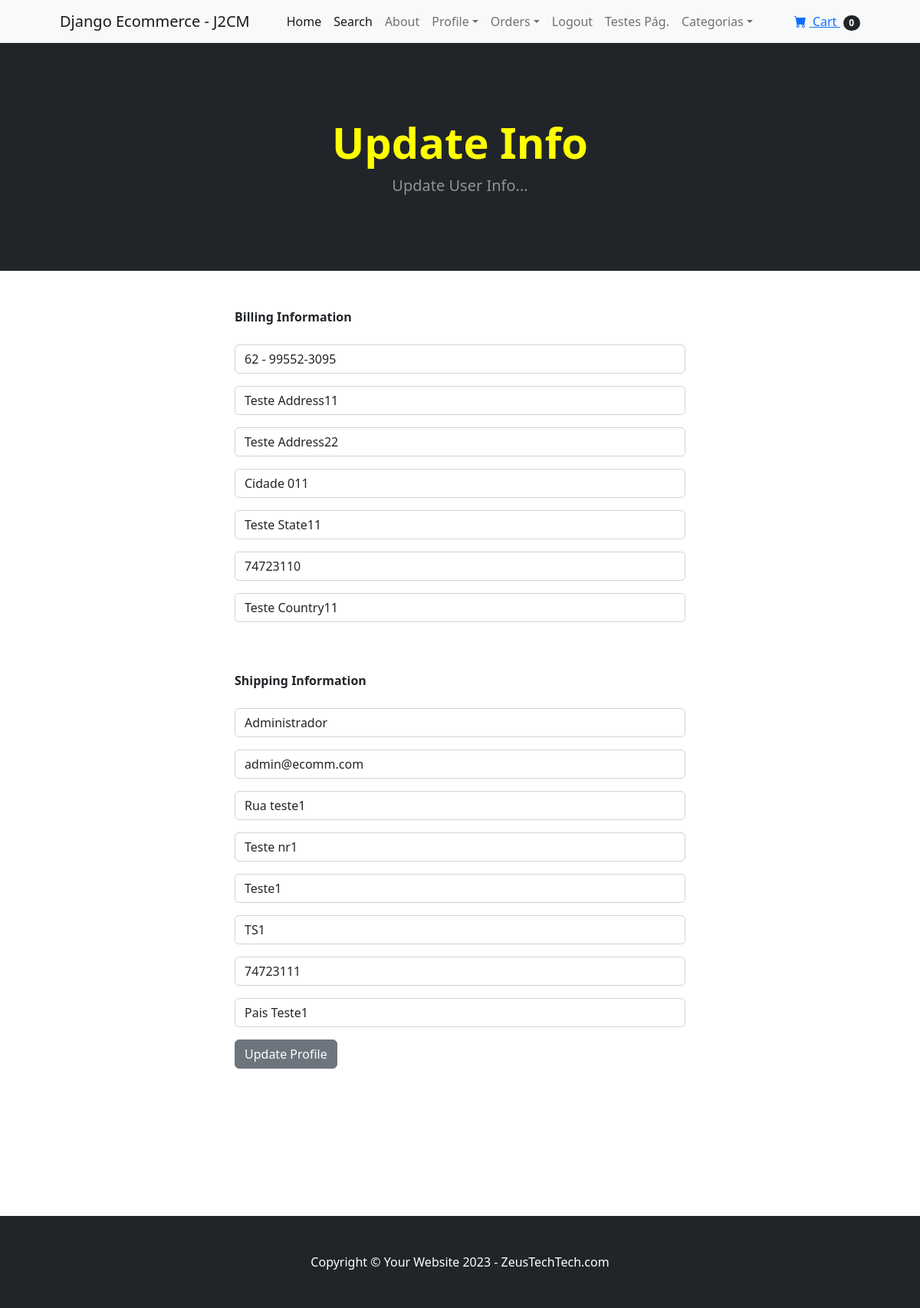
/update_info/ (signed in), run on the app's committed database.
### store/models.py (models this page shows, shortened)
class Profile(models.Model):
    user = models.OneToOneField(User, on_delete=models.CASCADE)
    date_modified = models.DateTimeField(User, auto_now=True)
    phone = models.CharField(max_length=20, blank=True)
    address1 = models.CharField(max_length=200, blank=True)
    address2 = models.CharField(max_length=200, blank=True)
    city = models.CharField(max_length=200, blank=True)
    state = models.CharField(max_length=200, blank=True)
    zipcode = models.CharField(max_length=200, blank=True)
    country = models.CharField(max_length=200, blank=True)
    old_cart = models.CharField(max_length=200, blank=True, null=True)

### payment/models.py (models this page shows, shortened)
class ShippingAddress(models.Model):
    user = models.ForeignKey(User, on_delete=models.CASCADE, null=True, blank=True)
    shipping_full_name = models.CharField(max_length=255)
    shipping_email = models.CharField(max_length=255)
    shipping_address1 =  models.CharField(max_length=255)
    shipping_address2 =  models.CharField(max_length=255, null=True, blank=True)
    shipping_city = models.CharField(max_length=255)
    shipping_state = models.CharField(max_length=255, null=True, blank=True)
    shipping_zipcode = models.CharField(max_length=255, null=True, blank=True)
    shipping_country = models.CharField(max_length=255)
    class Meta:
        verbose_name_plural = "Shipping Address"

### store/views.py (the view)
# urls.py: path('update_info/', views.update_info, name='update_info'),
def update_info(request):
    if request.user.is_authenticated:
        current_user = Profile.objects.get(user__id=request.user.id)
        shipping_user = ShippingAddress.objects.get(user__id=request.user.id)
        form = UserInfoForm(request.POST or None, instance=current_user)
        shipping_form = ShippingForm(request.POST or None, instance=shipping_user)
        if form.is_valid() or shipping_form.is_valid():
            form.save()
            shipping_form.save()
            messages.success(request, "Your Info Has Been Update!! Suas informações foram atualizadas!!")
            return redirect('home')
        return render(request, 'update_info.html', {'form':form, 'shipping_form':shipping_form})
    else:
        messages.success(request, "Você pricisa está Logado para Acessar!!")
        return redirect('home')

### store/forms.py
class UserInfoForm(forms.ModelForm):
	phone = forms.CharField(label="", widget=forms.TextInput(attrs={'class':'form-control', 'placeholder':'Phone'}), required=False)
	address1 = forms.CharField(label="", widget=forms.TextInput(attrs={'class':'form-control', 'placeholder':'Address 1'}), required=False)
	address2 = forms.CharField(label="", widget=forms.TextInput(attrs={'class':'form-control', 'placeholder':'Address 2'}), required=False)
	city = forms.CharField(label="", widget=forms.TextInput(attrs={'class':'form-control', 'placeholder':'City'}), required=False)
	state = forms.CharField(label="", widget=forms.TextInput(attrs={'class':'form-control', 'placeholder':'State'}), required=False)
	zipcode = forms.CharField(label="", widget=forms.TextInput(attrs={'class':'form-control', 'placeholder':'Zipcode'}), required=False)
	country = forms.CharField(label="", widget=forms.TextInput(attrs={'class':'form-control', 'placeholder':'Country'}), required=False)
	class Meta:
		model = Profile
		fields = ('phone', 'address1', 'address2', 'city', 'state', 'zipcode', 'country', )

### cart/cart.py (called while the page is built)
    def __len__(self):
        return len(self.cart)

### cart/context_processors.py (called while the page is built)
def cart(request):
    return {'cart': Cart(request)}

### store/templates/update_info.html (shortened to what this page needs)
{% extends 'base.html' %}
{% block content %}
    <header class="bg-dark py-5">
        <div class="container px-4 px-lg-5 my-5">
            <div class="text-center text-white">
                <h1 class="display-4 fw-bolder">Update Info</h1>
                <p class="lead fw-normal text-white-50 mb-0">Update User Info...</p>
            </div>
        </div>
    </header>
    <div class="conteiner">
        <div class="row">
            <div class="col-md-6 offset-md-3">
                <br/><br/>
                <strong>Billing Information</strong>
                <br><br>
                <form method="POST" action="{% url 'update_info' %}">
                    {{ form.as_p }}
                    <br/><br/>
                    <strong>Shipping Information</strong>
                    <br/><br/>
                    {{ shipping_form.as_p }}
                    <button type="submit" class="btn btn-secondary">
                        Update Profile
                    </button>
                </form>
                <br/><br/>
                <br/><br/>
                <br/><br/>
                <br/><br/>
            </div>
        </div>
    </div>
{% endblock %}

### data on the page
Profile: phone "62 - 99552-3095", address1 "Teste Address11", address2 "Teste Address22", city "Cidade 011", state "Teste State11", zipcode "74723110", country "Teste Country11"
ShippingAddress: shipping_full_name "Administrador", shipping_email "admin@ecomm.com", shipping_address1 "Rua teste1", shipping_address2 "Teste nr1", shipping_city "Teste1", shipping_state "TS1", shipping_zipcode "74723111", shipping_country "Pais Teste1"

### other printed values
{{ cart|length }} "0"
